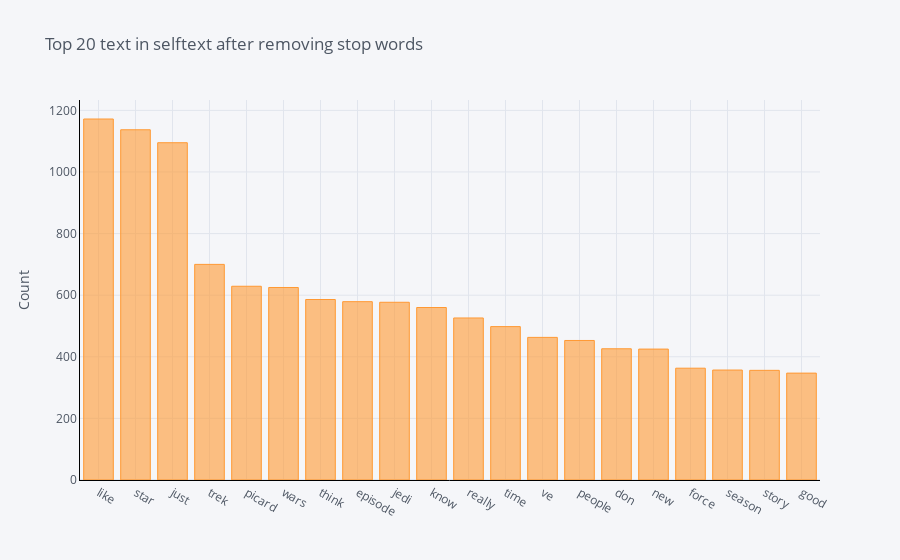

Here is the notebook cell this chart was saved with:
### Code cell
def get_top_n_words(corpus, n=None):
    vec = CountVectorizer(stop_words = 'english').fit(corpus)
    bag_of_words = vec.transform(corpus)
    sum_words = bag_of_words.sum(axis=0) 
    words_freq = [(word, sum_words[0, idx]) for word, idx in vec.vocabulary_.items()]
    words_freq =sorted(words_freq, key = lambda x: x[1], reverse=True)
    return words_freq[:n]
common_words = get_top_n_words(df_ed['selftext'], 20)
for word, freq in common_words:
    print(word, freq)
df_ed2 = pd.DataFrame(common_words, columns = ['selftext' , 'count'])
df_ed2.groupby('selftext').sum()['count'].sort_values(ascending=False).iplot(
    kind='bar', yTitle='Count', linecolor='black', title='Top 20 text in selftext after removing stop words')

### Figure 1 — Plotly figure (JSON) as saved in the notebook; plotly's stock layout.template omitted (floating-point values rounded to 4 significant figures)
{"data": [{"marker": {"color": "rgba(255, 153, 51, 0.6)", "line": {"color": "rgba(255, 153, 51, 1.0)", "width": 1}}, "name": "count", "orientation": "v", "text": "", "type": "bar", "x": ["like", "star", "just", "trek", "picard", "wars", "think", "episode", "jedi", "know", "really", "time", "ve", "people", "don", "new", "force", "season", "story", "good"], "y": [1172, 1137, 1095, 700, 629, 625, 586, 579, 577, 560, 526, 498, 463, 453, 426, 425, 363, 357, 356, 347]}], "layout": {"legend": {"bgcolor": "#F5F6F9", "font": {"color": "#4D5663"}}, "paper_bgcolor": "#F5F6F9", "plot_bgcolor": "#F5F6F9", "title": {"font": {"color": "#4D5663"}, "text": "Top 20 text in selftext after removing stop words"}, "xaxis": {"gridcolor": "#E1E5ED", "linecolor": "black", "showgrid": true, "tickfont": {"color": "#4D5663"}, "title": {"font": {"color": "#4D5663"}, "text": ""}, "zerolinecolor": "#E1E5ED"}, "yaxis": {"gridcolor": "#E1E5ED", "linecolor": "black", "showgrid": true, "tickfont": {"color": "#4D5663"}, "title": {"font": {"color": "#4D5663"}, "text": "Count"}, "zerolinecolor": "#E1E5ED"}}}
